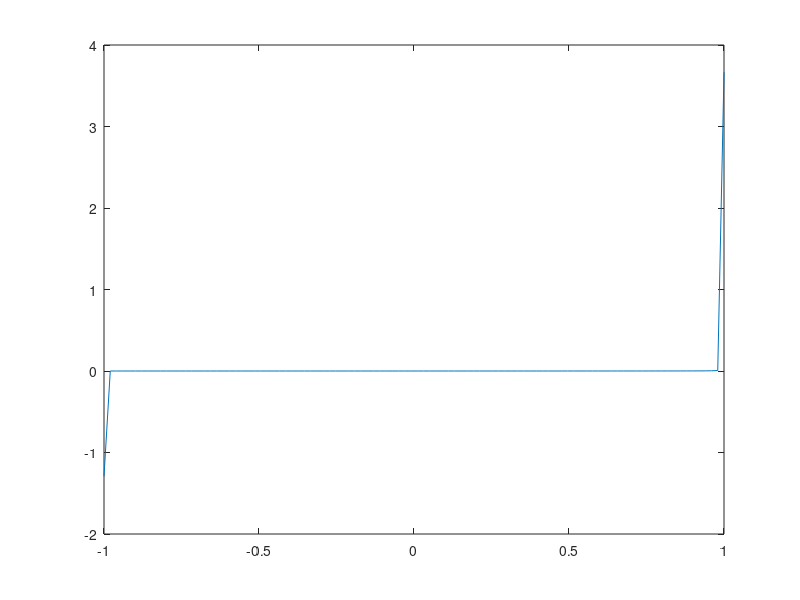

Write MATLAB code to recreate this figure.
% For n + 1 interpolation points x0, x1, ..., xn, implement the following forms of the interpolating polynomial.
% Write a Matlab function that solves the interpolation problem by the Vandermonde matrix

n=1000;
x = linspace(-1,1,n);
f = @(x) 1 ./ (1 + 30.*x.^2);
y = f(x);
V=vander(x);
a = V/y;
aa=a(end:-1:1);
xx=linspace(min(x),max(x));
yy=polyval(aa,xx);                   % polyval
                                     % Input: aa -> coefficients
                                     % xx -> vector of points where polynomial is evaluated
                                     % Output: yy -> values of polynomial
plot(xx,yy)

